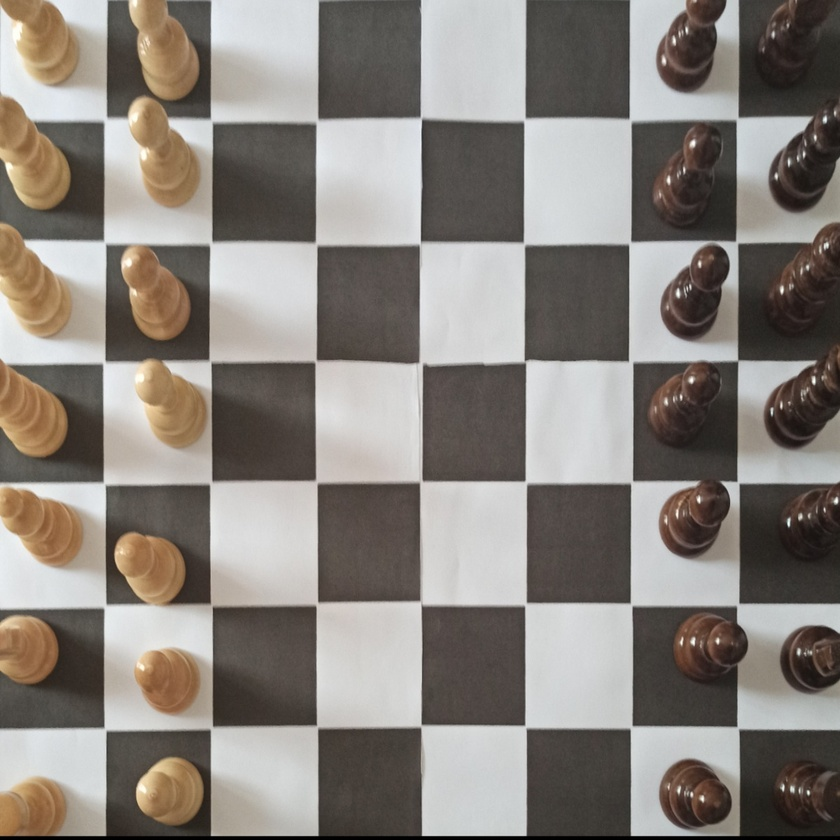
#> input picture server/neural-chessboard/board.jpg, 840 x 840 px, shrunk from 1200 x 1200 before the run, found by its file name
$ python separate_in_squares.py
#> lines starting #> are read from the running program, lines starting #| are printed output that depends on the picture
from cv2 import cv2


def separateIn64Squares(path):
#> called with path = 'Images/board.jpg'
    img = cv2.imread(path)
#> img is the input picture: shape (840, 840, 3); mean B, G, R 123.8, 130.1, 136.3
    squares = []
    for line in range(0, 8):
        for column in range(0, 8):
            squares.append(img[line * 150: line * 150 + 150, column * 150: column * 150 + 150])
#> after the loop, squares = 64 items

    i = 1
    for square in squares:
        cv2.imwrite("Images/squares/" + str(i) + ".jpg", square)
        i += 1
#> this loop made 64 passes
#> pass 1, in separateIn64Squares, `cv2.imwrite("Images/squares/" + str(i) + ".jpg", square)`:
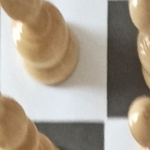
#> saved as 1.jpg: shape (150, 150, 3); mean B, G, R 139.3, 155.2, 166.9
#> pass 2, in separateIn64Squares, `cv2.imwrite("Images/squares/" + str(i) + ".jpg", square)`:
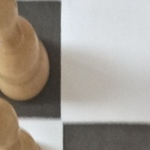
#> saved as 2.jpg: shape (150, 150, 3); mean B, G, R 146.1, 155.1, 162.2
#> after the loop, i = 65


if __name__ == "__main__":
    separateIn64Squares("Images/board.jpg")
